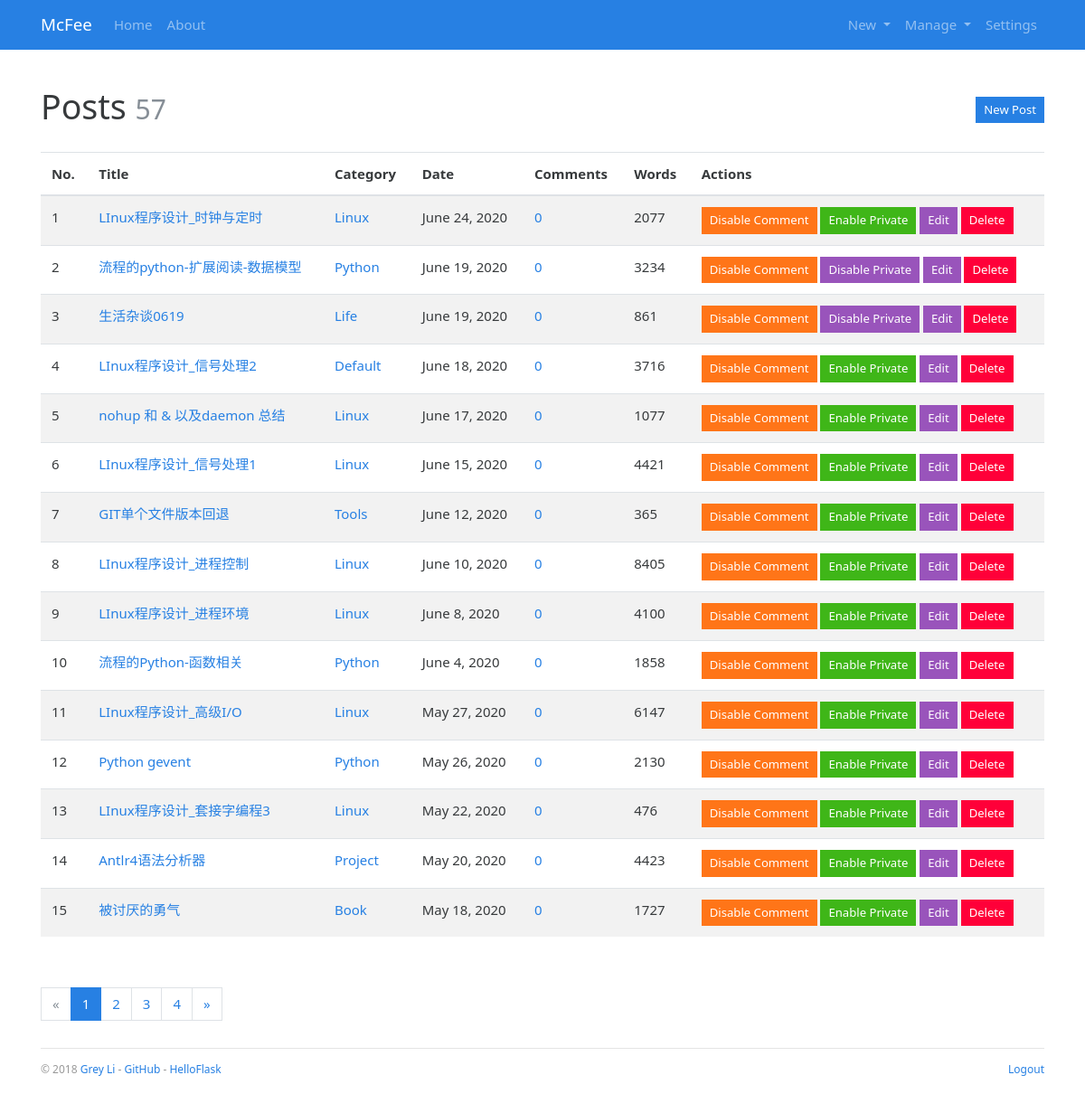
/admin/post/manage (signed in), run on the app's committed database.
### bluelog/models.py (models this page shows, shortened)
class Admin(db.Model, UserMixin):
    id = db.Column(db.Integer, primary_key=True)
    username = db.Column(db.String(20))
    password_hash = db.Column(db.String(128))
    blog_title = db.Column(db.String(60))
    blog_sub_title = db.Column(db.String(100))
    name = db.Column(db.String(30))
    about = db.Column(db.Text)

class Post(db.Model):
    id = db.Column(db.Integer, primary_key=True)
    title = db.Column(db.String(60))
    body = db.Column(db.Text)
    timestamp = db.Column(db.DateTime, default=datetime.utcnow, index=True)
    can_comment = db.Column(db.Boolean, default=True)
    category_id = db.Column(db.Integer, db.ForeignKey('category.id'))
    is_private = db.Column(db.Boolean, default=False)
    category = db.relationship('Category', back_populates='posts')
    comments = db.relationship('Comment', back_populates='post', cascade='all, delete-orphan')

class Category(db.Model):
    id = db.Column(db.Integer, primary_key=True)
    name = db.Column(db.String(30), unique=True)
    posts = db.relationship('Post', back_populates='category')

### bluelog/blueprints/admin.py (the view)
@admin_bp.route('/post/manage')
@login_required
def manage_post():
    page = request.args.get('page', 1, type=int)
    pagination = Post.query.order_by(Post.timestamp.desc()).paginate(
        page, per_page=current_app.config['BLUELOG_MANAGE_POST_PER_PAGE'])
    posts = pagination.items
    return render_template('admin/manage_post.html', page=page, pagination=pagination, posts=posts)

### bluelog/__init__.py (called while the page is built)
def register_template_context(app):
    @app.context_processor
    def make_template_context():
        admin = Admin.query.first()
        categories = Category.query.order_by(Category.name).all()
        links = Link.query.order_by(Link.name).all()
        if current_user.is_authenticated:
            unread_comments = Comment.query.filter_by(reviewed=False).count()
        else:
            unread_comments = None
        if not current_user.is_authenticated:
            for category in categories:
                category.posts = Post.query.filter(Post.is_private == False ).\
                    filter(Post.category_id == category.id).all()
        return dict(
            admin=admin, categories=categories,
            links=links, unread_comments=unread_comments)

def register_request_handlers(app):
    @app.after_request
    def query_profiler(response):
        for q in get_debug_queries():
            if q.duration >= app.config['BLUELOG_SLOW_QUERY_THRESHOLD']:
                app.logger.warning(
                    'Slow query: Duration: %fs\n Context: %s\nQuery: %s\n '
                    % (q.duration, q.context, q.statement)
                )
        return response
    @app.before_request
    def before_request():
        if not current_user.is_authenticated:
            ip = request.remote_addr
            client = request.headers['User-Agent']
            app.logger.info("IP: {0}  Client: {1}".format(ip, client))

### bluelog/extensions.py (called while the page is built)
@login_manager.user_loader
def load_user(user_id):
    from bluelog.models import Admin
    user = Admin.query.get(int(user_id))
    return user

### bluelog/templates/admin/manage_post.html (shortened to what this page needs)
{% extends 'base.html' %}
{% from 'bootstrap/pagination.html' import render_pagination %}
{% block content %}
<div class="page-header">
    <h1>Posts
        <small class="text-muted">{{ pagination.total }}</small>
        <span class="float-right"><a class="btn btn-primary btn-sm"
                                     href="{{ url_for('.new_post') }}">New Post</a></span>
    </h1>
</div>
{% if posts %}
<table class="table table-striped">
    <thead>
    <tr>
        <th>No.</th>
        <th>Title</th>
        <th>Category</th>
        <th>Date</th>
        <th>Comments</th>
        <th>Words</th>
        <th>Actions</th>
    </tr>
    </thead>
    {% for post in posts %}
    <tr>
        <td>{{ loop.index + ((page - 1) * config.BLUELOG_MANAGE_POST_PER_PAGE) }}</td>
        <td><a href="{{ url_for('blog.show_post', post_id=post.id) }}">{{ post.title }}</a></td>
        <td><a href="{{ url_for('blog.show_category', category_id=post.category.id) }}">{{ post.category.name }}</a>
        </td>
        <td>{{ moment(post.timestamp).format('LL') }}</td>
        <td><a href="{{ url_for('blog.show_post', post_id=post.id) }}#comments">{{ post.comments|length }}</a></td>
        <td>{{ post.body|striptags|length }}</td>
        <td>
            <form class="inline" method="post"
                  action="{{ url_for('.set_comment', post_id=post.id, next=request.full_path) }}">
                <button type="submit" class="btn btn-warning btn-sm">
                    {% if post.can_comment %}Disable{% else %}Enable{% endif %} Comment
                </button>
            </form>
            <form class="inline" method="post"
                  action="{{ url_for('.set_post_private', post_id=post.id, next=request.full_path) }}">
                {% if post.is_private %}
                <button type="submit" class="btn btn-info btn-sm">
                    Disable Private
                </button>
                {% else %}
                <button type="submit" class="btn btn-success btn-sm">
                    Enable Private
                </button>
                {% endif %}
            </form>
            <a class="btn btn-info btn-sm" href="{{ url_for('.edit_post', post_id=post.id) }}">Edit</a>
            <form class="inline" method="post"
                  action="{{ url_for('.delete_post', post_id=post.id, next=request.full_path) }}">
                <button type="submit" class="btn btn-danger btn-sm" onclick="return confirm('Are you sure?');">Delete
                </button>
            </form>
        </td>
    </tr>
    {% endfor %}
</table>
<div class="page-footer">{{ render_pagination(pagination) }}</div>
{% else %}
<div class="tip"><h5>No posts.</h5></div>
{% endif %}
{% endblock %}

### bluelog/templates/base.html (shortened to what this page needs)
{% from 'bootstrap/nav.html' import render_nav_item %}
<!DOCTYPE html>
<html lang="en">
<head>
    {% block head %}
        <link rel="stylesheet"
              href="{{ url_for('static', filename='css/%s.min.css' % request.cookies.get('theme', 'perfect_blue')) }}"
              type="text/css">
        <link rel="stylesheet" href="{{ url_for('static', filename='css/style.css') }}" type="text/css">
    {% endblock head %}
</head>
<body>
{% block nav %}
    <nav class="navbar navbar-expand-lg navbar-dark bg-primary">
        <div class="container">
            <a class="navbar-brand" href="{{ url_for('blog.index') }}">{{ admin.blog_title }}</a>
            <div class="collapse navbar-collapse" id="navbarColor01">
                <ul class="navbar-nav mr-auto">
                    {{ render_nav_item('blog.index', 'Home') }}
                    {{ render_nav_item('blog.about', 'About') }}
                </ul>
                <ul class="nav navbar-nav navbar-right">
                    {% if current_user.is_authenticated %}
                        <li class="nav-item dropdown">
                            <a href="#" class="nav-link dropdown-toggle" data-toggle="dropdown" role="button"
                               aria-haspopup="true"
                               aria-expanded="false">
                                New
                            </a>
                        </li>
                        <li class="nav-item dropdown">
                            <a href="#" class="nav-link dropdown-toggle" data-toggle="dropdown" role="button"
                               aria-haspopup="true"
                               aria-expanded="false">
                                Manage
                            </a>
                        </li>
                        {{ render_nav_item('admin.settings', 'Settings') }}
                    {% endif %}
                </ul>
            </div>
        </div>
    </nav>
{% endblock nav %}
<main class="container">
    {% block content %}{% endblock content %}
    {% block footer %}
        <footer>
            <p class="float-left">
                <small> &copy; 2018 <a href="http://greyli.com" title="Written by Grey Li">Grey Li</a> -
                    <a href="https://github.com/greyli/bluelog" title="Fork me on GitHub">GitHub</a> -
                    <a href="http://helloflask.com" title="A HelloFlask project">HelloFlask</a>
                </small>
            </p>
            <p class="float-right">
                <small>
                    {% if current_user.is_authenticated %}
                        <a href="{{ url_for('auth.logout', next=request.full_path) }}">Logout</a>
                    {% else %}
                        <a href="{{ url_for('auth.login', next=request.full_path) }}">Login</a>
                    {% endif %}
                </small>
            </p>
        </footer>
    {% endblock footer %}
</main>
</body>
</html>

### bluelog/static/css/style.css (style rules this page uses)
nav { margin-bottom: 20px; }
.inline { display: inline; }
.page-header { padding-top: 20px; padding-bottom: 20px; }
footer { margin-top: 30px; padding: 10px 0 40px; color: #999; border-top: 1px solid #e5e5e5; }
.page-footer { padding-top: 40px; }

### data on the page
Admin: blog_title "McFee"
Post: title "LInux程序设计_时钟与定时", category.name "Linux", timestamp "June 24, 2020", comments|length "0", body|length "2077", can_comment "Disable", is_private "Enable Private"
Post: title "流程的python-扩展阅读-数据模型", category.name "Python", timestamp "June 19, 2020", comments|length "0", body|length "3234", can_comment "Disable", is_private "Disable Private"
Post: title "生活杂谈0619", category.name "Life", timestamp "June 19, 2020", comments|length "0", body|length "861", can_comment "Disable", is_private "Disable Private"
Post: title "LInux程序设计_信号处理2", category.name "Default", timestamp "June 18, 2020", comments|length "0", body|length "3716", can_comment "Disable", is_private "Enable Private"
Post: title "nohup 和 & 以及daemon 总结", category.name "Linux", timestamp "June 17, 2020", comments|length "0", body|length "1077", can_comment "Disable", is_private "Enable Private"
Post: title "LInux程序设计_信号处理1", category.name "Linux", timestamp "June 15, 2020", comments|length "0", body|length "4421", can_comment "Disable", is_private "Enable Private"
Post: title "GIT单个文件版本回退", category.name "Tools", timestamp "June 12, 2020", comments|length "0", body|length "365", can_comment "Disable", is_private "Enable Private"
Post: title "LInux程序设计_进程控制", category.name "Linux", timestamp "June 10, 2020", comments|length "0", body|length "8405", can_comment "Disable", is_private "Enable Private"
Post: title "LInux程序设计_进程环境", category.name "Linux", timestamp "June 8, 2020", comments|length "0", body|length "4100", can_comment "Disable", is_private "Enable Private"
Post: title "流程的Python-函数相关", category.name "Python", timestamp "June 4, 2020", comments|length "0", body|length "1858", can_comment "Disable", is_private "Enable Private"
Post: title "LInux程序设计_高级I/O", category.name "Linux", timestamp "May 27, 2020", comments|length "0", body|length "6147", can_comment "Disable", is_private "Enable Private"
Post: title "Python gevent", category.name "Python", timestamp "May 26, 2020", comments|length "0", body|length "2130", can_comment "Disable", is_private "Enable Private"
Post: title "LInux程序设计_套接字编程3", category.name "Linux", timestamp "May 22, 2020", comments|length "0", body|length "476", can_comment "Disable", is_private "Enable Private"
Post: title "Antlr4语法分析器", category.name "Project", timestamp "May 20, 2020", comments|length "0", body|length "4423", can_comment "Disable", is_private "Enable Private"
Post: title "被讨厌的勇气", category.name "Book", timestamp "May 18, 2020", comments|length "0", body|length "1727", can_comment "Disable", is_private "Enable Private"

### other printed values
{{ render_nav_item('blog.index', 'Home') }} "Home"
{{ render_nav_item('blog.about', 'About') }} "About"
{{ render_nav_item('admin.settings', 'Settings') }} "Settings"
{{ pagination.total }} "57"
{{ render_pagination(pagination) }} "« 1 2 3 4 »"
